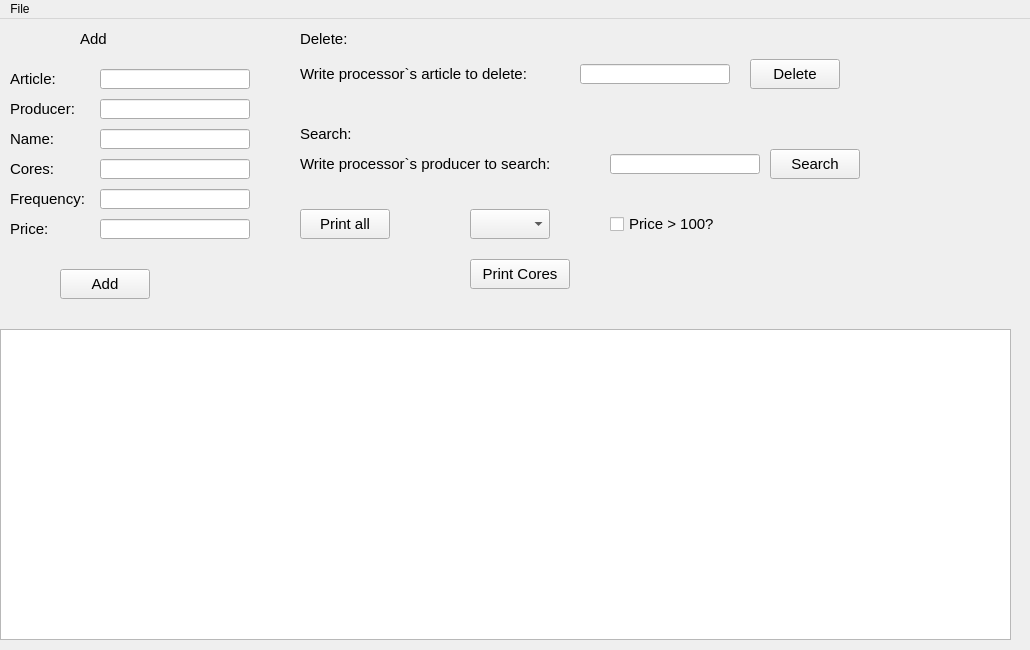
<?xml version="1.0" encoding="UTF-8"?>
<ui version="4.0">
 <class>MainWindow</class>
 <widget class="QMainWindow" name="MainWindow">
  <property name="geometry">
   <rect>
    <x>0</x>
    <y>0</y>
    <width>1030</width>
    <height>650</height>
   </rect>
  </property>
  <property name="sizePolicy">
   <sizepolicy hsizetype="Fixed" vsizetype="Fixed">
    <horstretch>0</horstretch>
    <verstretch>0</verstretch>
   </sizepolicy>
  </property>
  <property name="minimumSize">
   <size>
    <width>1030</width>
    <height>650</height>
   </size>
  </property>
  <property name="maximumSize">
   <size>
    <width>1030</width>
    <height>650</height>
   </size>
  </property>
  <property name="acceptDrops">
   <bool>false</bool>
  </property>
  <property name="windowTitle">
   <string>Processors</string>
  </property>
  <widget class="QWidget" name="centralwidget">
   <widget class="QLabel" name="labelArticle">
    <property name="geometry">
     <rect>
      <x>10</x>
      <y>45</y>
      <width>60</width>
      <height>30</height>
     </rect>
    </property>
    <property name="font">
     <font>
      <pointsize>11</pointsize>
     </font>
    </property>
    <property name="text">
     <string>Article:</string>
    </property>
   </widget>
   <widget class="QLineEdit" name="editArticle">
    <property name="geometry">
     <rect>
      <x>100</x>
      <y>50</y>
      <width>150</width>
      <height>20</height>
     </rect>
    </property>
   </widget>
   <widget class="QLabel" name="labelProducer">
    <property name="geometry">
     <rect>
      <x>10</x>
      <y>75</y>
      <width>80</width>
      <height>30</height>
     </rect>
    </property>
    <property name="font">
     <font>
      <pointsize>11</pointsize>
     </font>
    </property>
    <property name="text">
     <string>Producer:</string>
    </property>
   </widget>
   <widget class="QLineEdit" name="editProducer">
    <property name="geometry">
     <rect>
      <x>100</x>
      <y>80</y>
      <width>150</width>
      <height>20</height>
     </rect>
    </property>
   </widget>
   <widget class="QLabel" name="labelCores">
    <property name="geometry">
     <rect>
      <x>10</x>
      <y>135</y>
      <width>80</width>
      <height>30</height>
     </rect>
    </property>
    <property name="font">
     <font>
      <pointsize>11</pointsize>
     </font>
    </property>
    <property name="text">
     <string>Cores:</string>
    </property>
   </widget>
   <widget class="QLabel" name="labelName">
    <property name="geometry">
     <rect>
      <x>10</x>
      <y>105</y>
      <width>80</width>
      <height>30</height>
     </rect>
    </property>
    <property name="font">
     <font>
      <pointsize>11</pointsize>
     </font>
    </property>
    <property name="text">
     <string>Name:</string>
    </property>
   </widget>
   <widget class="QLabel" name="labelPrice">
    <property name="geometry">
     <rect>
      <x>10</x>
      <y>195</y>
      <width>45</width>
      <height>30</height>
     </rect>
    </property>
    <property name="font">
     <font>
      <pointsize>11</pointsize>
     </font>
    </property>
    <property name="text">
     <string>Price:</string>
    </property>
   </widget>
   <widget class="QLineEdit" name="editName">
    <property name="geometry">
     <rect>
      <x>100</x>
      <y>110</y>
      <width>150</width>
      <height>20</height>
     </rect>
    </property>
   </widget>
   <widget class="QLineEdit" name="editCores">
    <property name="geometry">
     <rect>
      <x>100</x>
      <y>140</y>
      <width>150</width>
      <height>20</height>
     </rect>
    </property>
   </widget>
   <widget class="QLineEdit" name="editPrice">
    <property name="geometry">
     <rect>
      <x>100</x>
      <y>200</y>
      <width>150</width>
      <height>20</height>
     </rect>
    </property>
   </widget>
   <widget class="QPushButton" name="buttonAdd">
    <property name="geometry">
     <rect>
      <x>60</x>
      <y>250</y>
      <width>90</width>
      <height>30</height>
     </rect>
    </property>
    <property name="font">
     <font>
      <pointsize>11</pointsize>
     </font>
    </property>
    <property name="text">
     <string>Add</string>
    </property>
   </widget>
   <widget class="QLabel" name="labelAdd">
    <property name="geometry">
     <rect>
      <x>80</x>
      <y>5</y>
      <width>60</width>
      <height>30</height>
     </rect>
    </property>
    <property name="font">
     <font>
      <pointsize>11</pointsize>
     </font>
    </property>
    <property name="text">
     <string>Add</string>
    </property>
   </widget>
   <widget class="QLabel" name="labelDelete">
    <property name="geometry">
     <rect>
      <x>300</x>
      <y>5</y>
      <width>60</width>
      <height>30</height>
     </rect>
    </property>
    <property name="font">
     <font>
      <pointsize>11</pointsize>
     </font>
    </property>
    <property name="text">
     <string>Delete:</string>
    </property>
   </widget>
   <widget class="QLabel" name="labelDeleteInfo">
    <property name="geometry">
     <rect>
      <x>300</x>
      <y>40</y>
      <width>280</width>
      <height>30</height>
     </rect>
    </property>
    <property name="font">
     <font>
      <pointsize>11</pointsize>
     </font>
    </property>
    <property name="text">
     <string>Write processor`s article to delete:</string>
    </property>
   </widget>
   <widget class="QLineEdit" name="editDeleteArticle">
    <property name="geometry">
     <rect>
      <x>580</x>
      <y>45</y>
      <width>150</width>
      <height>20</height>
     </rect>
    </property>
   </widget>
   <widget class="QPushButton" name="buttonDelete">
    <property name="geometry">
     <rect>
      <x>750</x>
      <y>40</y>
      <width>90</width>
      <height>30</height>
     </rect>
    </property>
    <property name="font">
     <font>
      <pointsize>11</pointsize>
     </font>
    </property>
    <property name="text">
     <string>Delete</string>
    </property>
   </widget>
   <widget class="QLabel" name="labelSearch">
    <property name="geometry">
     <rect>
      <x>300</x>
      <y>100</y>
      <width>60</width>
      <height>30</height>
     </rect>
    </property>
    <property name="font">
     <font>
      <pointsize>11</pointsize>
     </font>
    </property>
    <property name="text">
     <string>Search:</string>
    </property>
   </widget>
   <widget class="QLabel" name="labelSearchInfo">
    <property name="geometry">
     <rect>
      <x>300</x>
      <y>130</y>
      <width>300</width>
      <height>30</height>
     </rect>
    </property>
    <property name="font">
     <font>
      <pointsize>11</pointsize>
     </font>
    </property>
    <property name="text">
     <string>Write processor`s producer to search:</string>
    </property>
   </widget>
   <widget class="QLineEdit" name="editSearch">
    <property name="geometry">
     <rect>
      <x>610</x>
      <y>135</y>
      <width>150</width>
      <height>20</height>
     </rect>
    </property>
   </widget>
   <widget class="QPushButton" name="buttonSearch">
    <property name="geometry">
     <rect>
      <x>770</x>
      <y>130</y>
      <width>90</width>
      <height>30</height>
     </rect>
    </property>
    <property name="font">
     <font>
      <pointsize>11</pointsize>
     </font>
    </property>
    <property name="text">
     <string>Search</string>
    </property>
   </widget>
   <widget class="QTableWidget" name="tableResult">
    <property name="geometry">
     <rect>
      <x>0</x>
      <y>310</y>
      <width>1011</width>
      <height>311</height>
     </rect>
    </property>
    <property name="font">
     <font>
      <pointsize>11</pointsize>
     </font>
    </property>
   </widget>
   <widget class="QLabel" name="labelFrequency">
    <property name="geometry">
     <rect>
      <x>10</x>
      <y>165</y>
      <width>91</width>
      <height>30</height>
     </rect>
    </property>
    <property name="font">
     <font>
      <pointsize>11</pointsize>
     </font>
    </property>
    <property name="text">
     <string>Frequency:</string>
    </property>
   </widget>
   <widget class="QLineEdit" name="editFrequency">
    <property name="geometry">
     <rect>
      <x>100</x>
      <y>170</y>
      <width>150</width>
      <height>20</height>
     </rect>
    </property>
   </widget>
   <widget class="QPushButton" name="buttonPrintAll">
    <property name="geometry">
     <rect>
      <x>300</x>
      <y>190</y>
      <width>90</width>
      <height>30</height>
     </rect>
    </property>
    <property name="font">
     <font>
      <pointsize>11</pointsize>
     </font>
    </property>
    <property name="text">
     <string>Print all</string>
    </property>
   </widget>
   <widget class="QCheckBox" name="checkBoxPrice">
    <property name="geometry">
     <rect>
      <x>610</x>
      <y>190</y>
      <width>130</width>
      <height>30</height>
     </rect>
    </property>
    <property name="font">
     <font>
      <pointsize>11</pointsize>
     </font>
    </property>
    <property name="text">
     <string>Price &gt; 100?</string>
    </property>
   </widget>
   <widget class="QComboBox" name="comboBoxCores">
    <property name="geometry">
     <rect>
      <x>470</x>
      <y>190</y>
      <width>80</width>
      <height>30</height>
     </rect>
    </property>
    <property name="font">
     <font>
      <pointsize>11</pointsize>
     </font>
    </property>
   </widget>
   <widget class="QPushButton" name="buttonPrintByCheckBox">
    <property name="geometry">
     <rect>
      <x>470</x>
      <y>240</y>
      <width>100</width>
      <height>30</height>
     </rect>
    </property>
    <property name="font">
     <font>
      <pointsize>11</pointsize>
     </font>
    </property>
    <property name="text">
     <string>Print Cores</string>
    </property>
   </widget>
  </widget>
  <widget class="QMenuBar" name="menubar">
   <property name="geometry">
    <rect>
     <x>0</x>
     <y>0</y>
     <width>1030</width>
     <height>26</height>
    </rect>
   </property>
   <widget class="QMenu" name="menuFiel">
    <property name="title">
     <string>File</string>
    </property>
    <addaction name="actionCreate"/>
    <addaction name="separator"/>
    <addaction name="actionOpen"/>
    <addaction name="separator"/>
    <addaction name="actionSave"/>
    <addaction name="separator"/>
    <addaction name="actionSave_as"/>
    <addaction name="separator"/>
    <addaction name="actionAbout"/>
    <addaction name="separator"/>
    <addaction name="actionExit"/>
   </widget>
   <addaction name="menuFiel"/>
  </widget>
  <action name="actionSave">
   <property name="text">
    <string>Save</string>
   </property>
  </action>
  <action name="actionSave_as">
   <property name="text">
    <string>Save as...</string>
   </property>
  </action>
  <action name="actionOpen">
   <property name="text">
    <string>Open</string>
   </property>
  </action>
  <action name="actionCreate">
   <property name="text">
    <string>Create</string>
   </property>
  </action>
  <action name="actionExit">
   <property name="text">
    <string>Exit</string>
   </property>
  </action>
  <action name="actionAbout">
   <property name="text">
    <string>About</string>
   </property>
  </action>
 </widget>
 <resources/>
 <connections/>
</ui>
